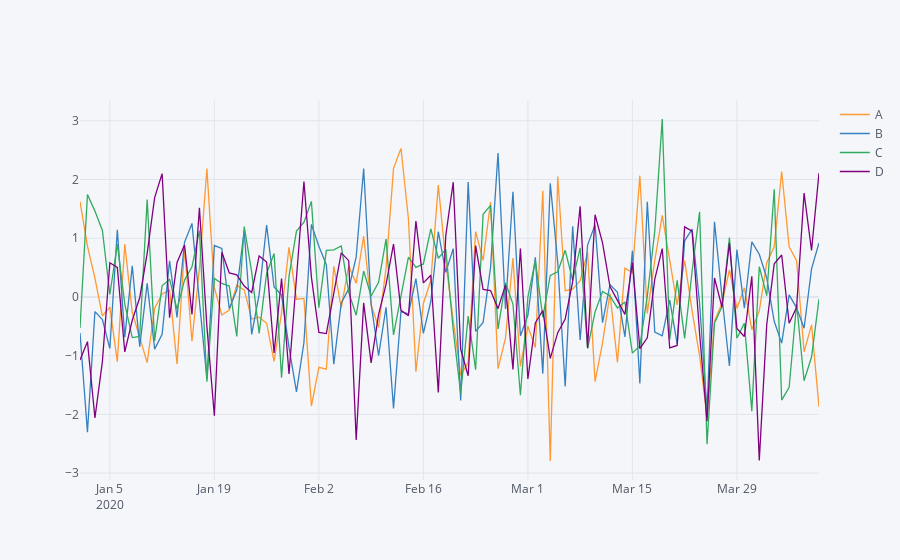

This figure's notebook cell:
### Code cell
bank_stocks.xs(key='Close',axis=1,level='Stock Info').iplot()
